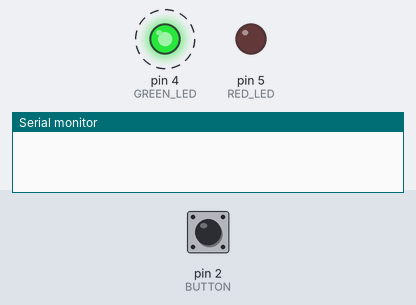
Bench run of a sketch on a simulated Arduino Uno, built with avr-gcc and run on an emulated ATmega328P. Shown: output pins drawn as LEDs (lit = HIGH), the last lines printed to the serial monitor. Dashed ring = blinking. The inputs (shaded band) are chosen by the test bench; at power-on: pin 2 (BUTTON) LOW.

Above: at 1.2 s.
1.3 s: pin 2 (BUTTON) pulled HIGH for 0.2 s
At 1.55 s:
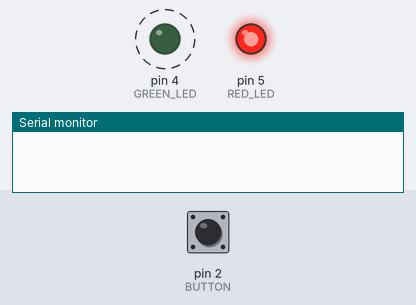
4.3 s: pin 2 (BUTTON) pulled HIGH for 3.2 s
At 7.75 s:
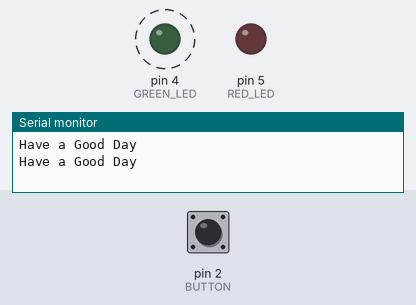
Timing chart, 0 to 15.0 s (numbered marks = the images above; inputs shaded):
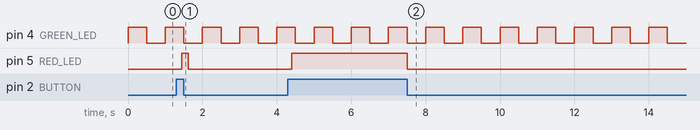

The sketch:

ENCE_3210_Lab_3.ino
```cpp
/*
*
* Kevin Granillo
* January 31, 2025
*
* This program uses two different timers, interrupts, and volatile variables.
* This program uses one clock to control an LED blinking at 1Hz and a printed message
* It uses the second timer which runs at 10Hz and is responsible for turning on an LED when a button is pressed
*
*
*/
 //Defines Pins
#define RED_LED 5
#define GREEN_LED 4
#define BUTTON 2

#define LEDTime 50 // LED Time is half a second

#define TimerCompareValue1 31250 // Half a second for timer to reset
#define TimerCompareValue2 157 // 100ms for timer to reset

// Volatile variables that change in multiple places
volatile unsigned int gTimerOneFlag = 0;
volatile unsigned int gISRFlag1 = 0;
volatile unsigned long gCounter1 = 0;
volatile unsigned long gCounter2 = 0;

void setup() {
  Serial.begin(9600); // Sets up communication
  pinMode(RED_LED,OUTPUT); // Sets LEDs as outputs and buttons as inputs
  pinMode(GREEN_LED,OUTPUT);
  pinMode(BUTTON,INPUT);

  //attachInterrupt(digitalPinToInterrupt(BUTTON), isr_button,CHANGE);

  noInterrupts();
  TCCR1B = 0; // Timer 1
  TCCR2B = 0; // Timer 2
  TCCR1A = 0;
  TCCR2A = 0;
  OCR1A = TimerCompareValue1; // Clock Reset half a second
  OCR2A = TimerCompareValue2; // Clock Reset 100ms

  TCCR1B |= (1<<WGM12); // Clock 1 set to CTC
  TCCR1B |= (1<<CS12); // Prescale by 256
  TCCR2B |= (1<<WGM21); // Clock 2 set to CTC
  TCCR2B |= (1<<CS22); //Clock 2 prescale by 1024
  TCCR2B |= (1<<CS21);
  TCCR2B |= (1<<CS20);


  TIMSK1 |= (1<<OCIE1A); // Timer interrupt
  TIMSK2 |= (1<<OCIE2A); // Timer interrupt

  interrupts();
}

void loop() {

  if(gISRFlag1) // When flag 1 is triggered, turn on LED for half a second, turn off for half a second
  {
    digitalWrite(GREEN_LED,HIGH);
    delay(LEDTime);
    digitalWrite(GREEN_LED,LOW);
    if(gCounter1 == 6) // Prints message every three seconds
    {
      Serial.println("Have a Good Day");
      gCounter1 = 0; // Resets Counter
    }

  }
}

ISR(TIMER1_COMPA_vect)
{
  gISRFlag1 = ~gISRFlag1; // Triggers flag
  gCounter1++; // Adds to counter
}

ISR(TIMER2_COMPA_vect)
{
  gCounter2++; // Adds to counter
  if(gCounter2 == 10){ // Frequency of 10 Hz
     if(digitalRead(BUTTON)) // If button is pressed
    {
      digitalWrite(RED_LED,HIGH); // Turn on LED
    } else
    {
      digitalWrite(RED_LED,LOW); // Turn off LED
    }
    gCounter2 = 0; // Reset counter
  }
}
```

Measured:
- after the input at 1.3 s, pin 5 (RED_LED): LOW → HIGH after 0.15 s, → LOW 0.16 s later
- after the input at 4.3 s, pin 5 (RED_LED): LOW → HIGH after 0.10 s, → LOW 3.1 s later
- by itself, pin 4 (GREEN_LED): alternates HIGH for 0.50 s and LOW for 0.50 s
